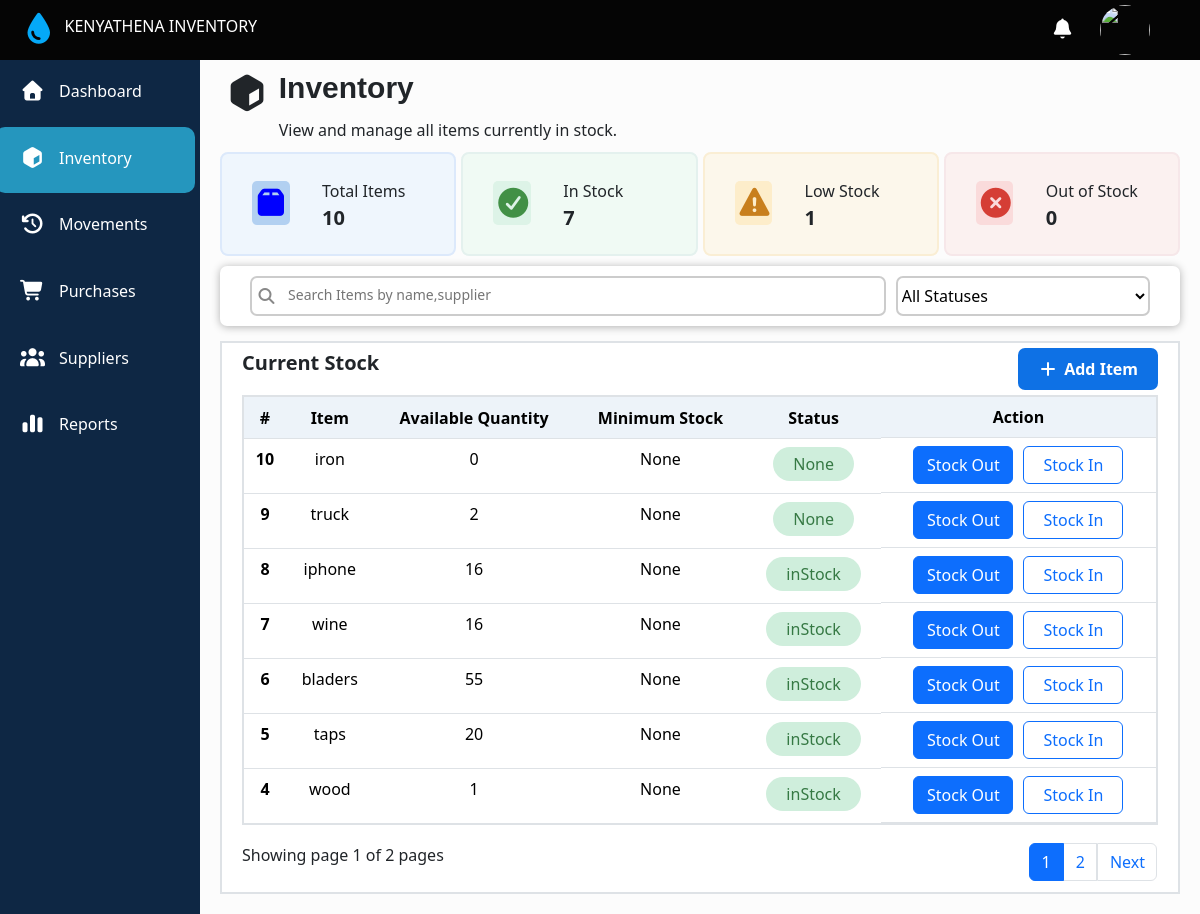
The page /stock on the database as committed earlier.
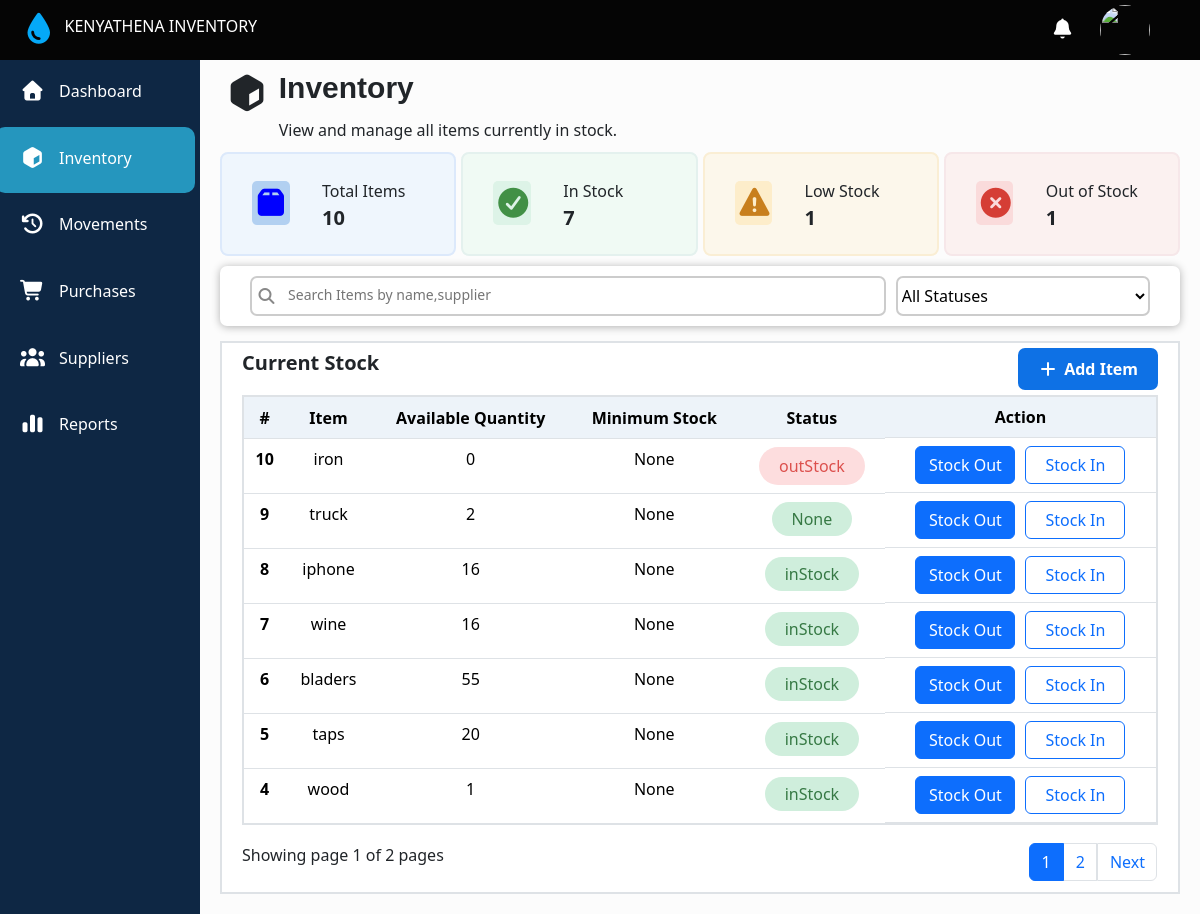
The same page on the database as committed later.
### main/models.py (models this page shows, shortened)
class Stock(models.Model):
  stock_status =[
    ('low_stock','LowStock'),
    ('outStock','Out_Of_Stock'),
    ('inStock','In_Stock')
  ]
  item = models.CharField(max_length=200,unique=True)
  quantity = models.PositiveIntegerField(default=0)
  status = models.CharField(choices=stock_status,null=True)
  low_stock_date = models.DateTimeField(null=True,blank=True)
  low_by = models.PositiveIntegerField(null=True,blank=True)

### main/views.py (the view, shortened to what this page needs)
# urls.py: path('stock',views.stock,name = 'stock'),
def stock(request):
  stock_query = Stock.objects.all().order_by('-id')
  search_query = request.GET.get('q', '').strip()
  if search_query:
    stock_query = stock_query.filter(
      Q(item__icontains=search_query) | Q(quantity__icontains=search_query)
      )
  selected_status = request.GET.get('status', '')
  if selected_status in dict(Stock.stock_status):
    stock_query = stock_query.filter(status=selected_status)
  stock_count = stock_query.count()
  low_stock_count = Stock.objects.filter(status='low_stock').count()
  in_stock_count = Stock.objects.filter(status='inStock').count()
  out_stock_count = Stock.objects.filter(status='outStock').count()
  stocks = stock_query.order_by('-id')
  asset_limits = assets.objects.all()
  paginator = Paginator(stock_query,7)
  page_number = request.GET.get('page')
  page_obj = paginator.get_page(page_number)
  context = {
    'stocks': stocks,
    'stock_count': stock_count,
    'asset': asset_limits,
    'search_query': search_query,
    'selected_status': selected_status,
    'low_stock_count': low_stock_count,
    'in_stock_count': in_stock_count,
    'out_stock_count': out_stock_count,
    'page_obj':page_obj,
  }
  return render(request,'main/inventory.html',context)

### main/templates/main/inventory.html (shortened to what the changed rows need)
{% extends 'main/base.html' %}
{% block content %}
    <div class="status">
      <div class="updates" style="background-color:rgb(251, 241, 240);border: 2px solid rgb(246, 231, 233);">
        <div>
          <span>Out of Stock</span>
          <span class="number">{{out_stock_count}}</span>
        </div>
      </div>
    </div>
    <div class="recent-inventory-table" id="recent-inventory-table">
      <table class="table" id="inventory-table">
        <thead>
          <tr>
            <th  scope="col">#</th>
            <th scope="col">Item</th>
            <th scope="col">Available Quantity</th>
            <th scope="col">Minimum Stock</th>
            <th scope="col">Status</th>
            <th scope="col" class="action_header">Action</th>
          </tr>
        </thead>
        <tbody>
          {% for item in page_obj.object_list %}
          <tr>
            <th scope="row">{{item.id}}</th>
            <td>{{item.item}}</td>
            <td>{{item.quantity}}</td>
            {% for a in asset %}
               {% if a.item == item.item %}
                 <td>{{a.limit_quantity}}</td>
               {% else %}
               <td>None</td>
               {% endif %}
            {% endfor %}
            {% if item.status == 'low_stock' %}
             <td>
              <span class="low_stock_item">{{item.status}}</span>
             </td>
            {% elif item.status == 'outStock' %}
            <td>
              <span class="out_of_stock">{{item.status}}</span>
            </td>
            {% else %}
            <td>
              <span class="in_stock">{{item.status}}</span>
            </td>
            {% endif %}
            <td class="Action">
               <a type="button" class="btn btn-primary" href="{% url 'stockout' item.id %}">
                 Stock Out
               </a>
               <a type="button" class="btn btn-outline-primary" href="{% url 'stockinprompt' item.id %}">
                 Stock In
               </a>
            </td>
          </tr>
         {% endfor %}
        </tbody>
      </table>
    </div>
{% endblock content %}

Rows that differ between the two databases and show on the page:
changed Stock "iron": status "None" → "outStock"
Other text that changed with them:
{{ out_stock_count }}: "0" → "1"
